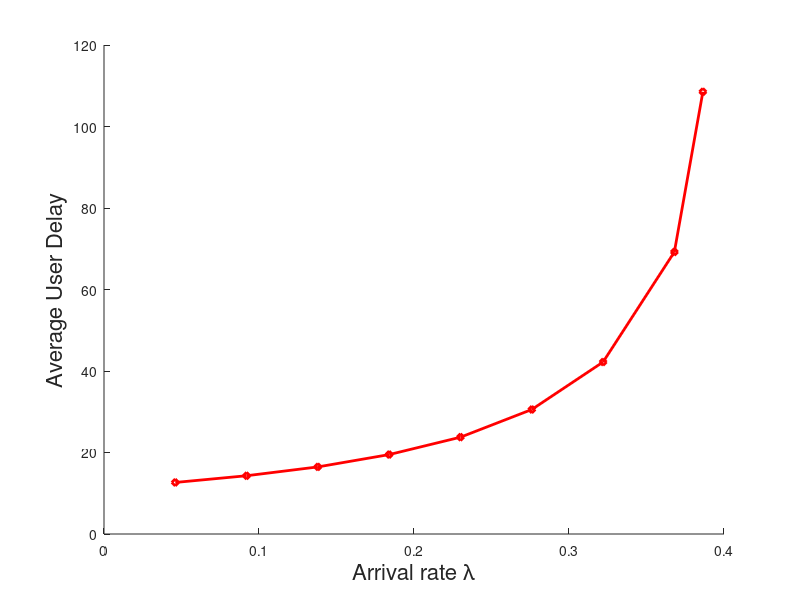

MATLAB code for this plot:
 data=[ 0.1	     2.14863	    5.378951	 12.64978026
 0.2	    4.815419	     9.28775	 14.29886747
 0.3	    8.333487	   12.033204	 16.46499454
 0.4	   13.050037	   13.792865	 19.49117493
 0.5	   19.730056	    14.85335	 23.75607493
 0.6	   30.173523	   15.410909	 30.54707495
 0.7	    48.11098	   15.670119	 42.20461743
 0.8	   90.634604	   15.784546	 69.20878381
0.84	  149.959556	    15.81482	 108.5069593
];

figure(1)
hold on
plot(data(:,1)*(1.0 / 34.1 + 1.0 / 6.9 + 1.0 / 3.5),data(:,4),'rd-','MarkerSize',5,'LineWidth',2);
%plot(data(:,1),data(:,4),'b.--','MarkerSize',10,'LineWidth',2);
xlabel('Arrival rate \lambda','FontSize',16)
ylabel('Average User Delay','FontSize',16)
%legend('Delay');